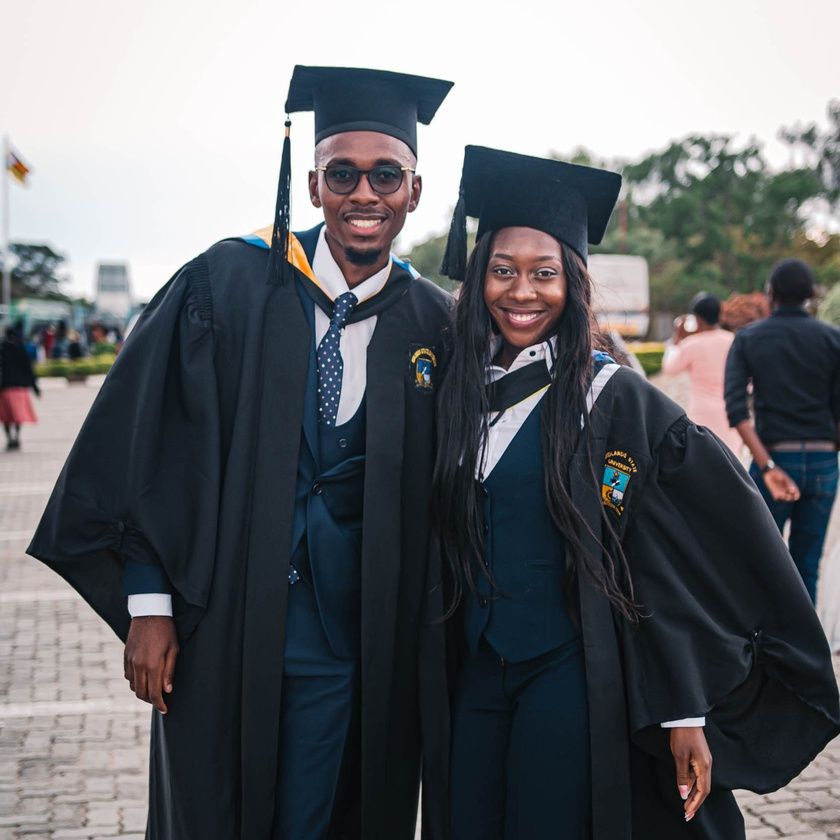
#> input picture hero.jpg, 840 x 840 px, shrunk from 3334 x 3334 before the run
$ python rotation.py
#> lines starting #> are read from the running program, lines starting #| are printed output that depends on the picture
# Import the necessary Libraries
import cv2
import matplotlib.pyplot as plt
import tkinter

# Read image from disk.
img = cv2.imread('hero.jpg')
#> img is the input picture: shape (840, 840, 3); mean B, G, R 108.8, 105.1, 102.5

# Convert BGR image to RGB
image_rgb = cv2.cvtColor(img, cv2.COLOR_BGR2RGB)

# Image rotation parameter
center = (image_rgb.shape[1] // 2, image_rgb.shape[0] // 2)
#> center = (420, 420)
angle = 180
scale = 1

# getRotationMatrix2D creates a matrix needed for transformation.
rotation_matrix = cv2.getRotationMatrix2D(center, angle, scale)

# We want matrix for rotation w.r.t center to 30 degree without scaling.
rotated_image = cv2.warpAffine(image_rgb, rotation_matrix, (img.shape[1], img.shape[0]))
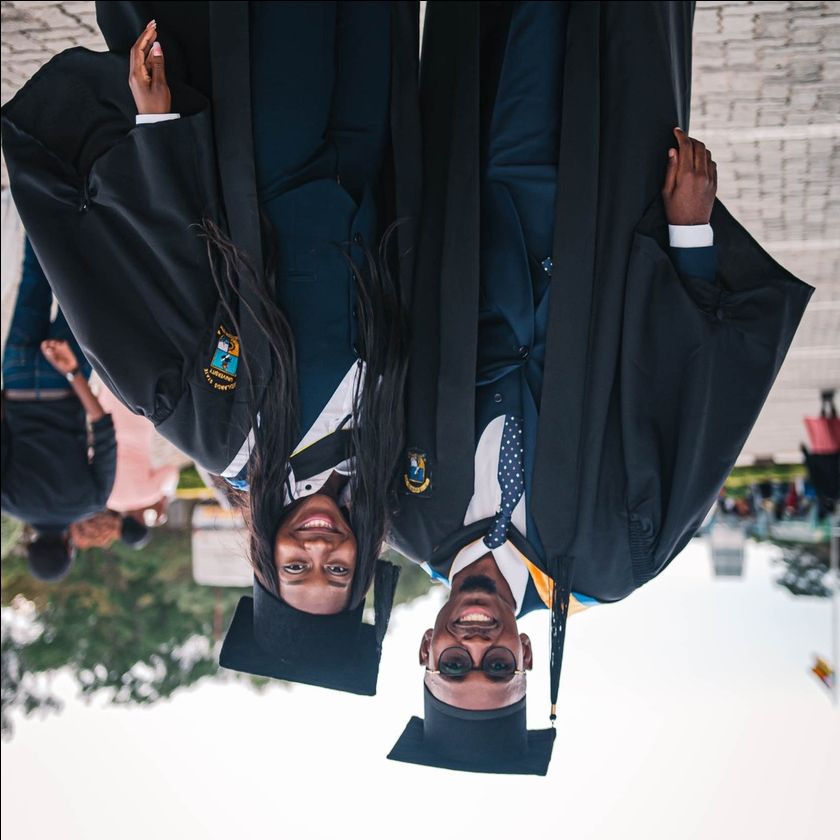
#> rotated_image: shape (840, 840, 3); mean R, G, B 102, 104.6, 108.3

# Create subplots
fig, axs = plt.subplots(1, 2, figsize=(7, 4))

# Plot the original image
axs[0].imshow(image_rgb)
axs[0].set_title('Original Image')

# Plot the Rotated image
axs[1].imshow(rotated_image)
axs[1].set_title('Image Rotation')

# Remove ticks from the subplots
for ax in axs:
	ax.set_xticks([])
	ax.set_yticks([])

# Display the subplots
plt.tight_layout()
plt.show()
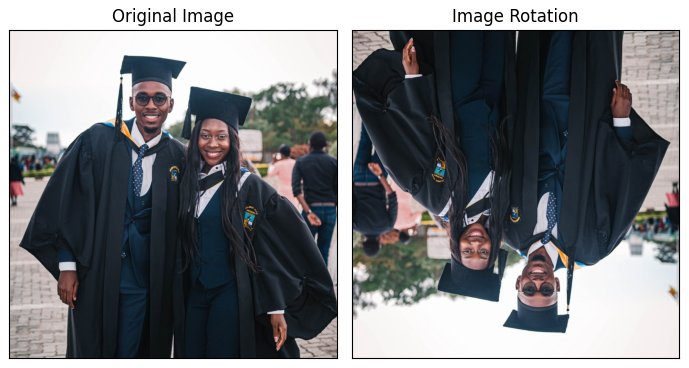
#> figure drawn by matplotlib, 2 panels
